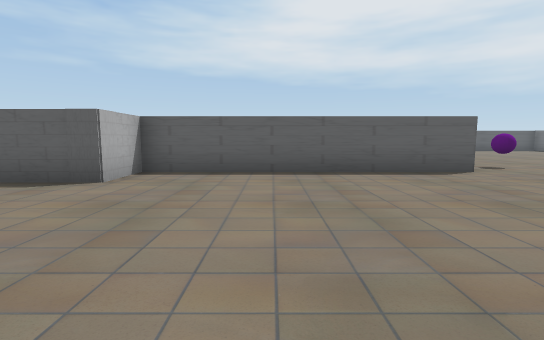
view 1 (above)

18 first-person views from a walk through a 3-D level made in the Unity game engine. The camera is 1.4 m above the floor, tilts 6° down and sees 85° across. The floor is counted in squares, 2 m on a side. Each view is taken from the middle of a square. On the plan, view 1 faces up. The plan holds only what a view shows up to about 10 squares ahead; the rest is blank. The player character is not drawn.

view 2
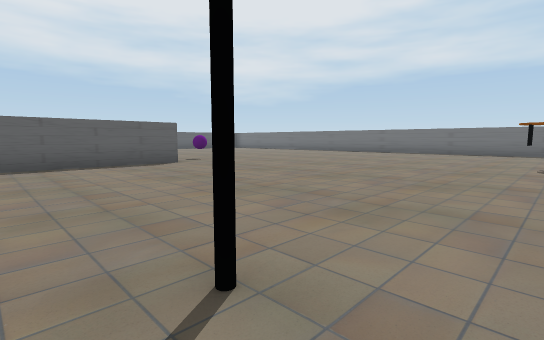

view 3
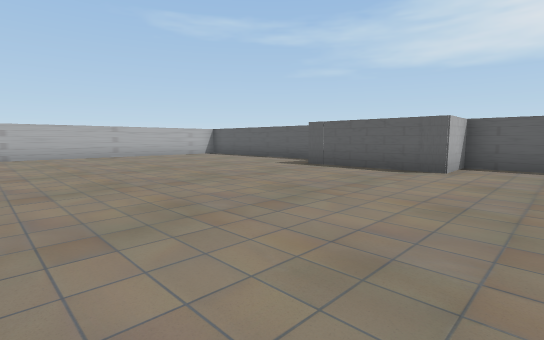

view 4
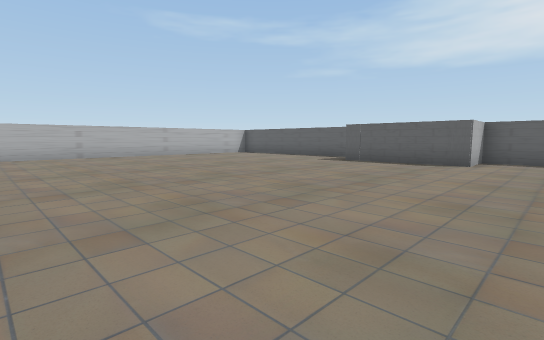

view 5
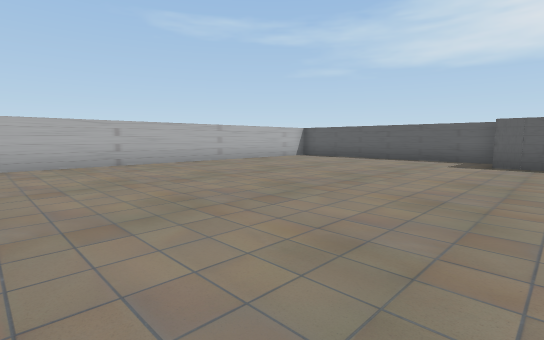

view 6
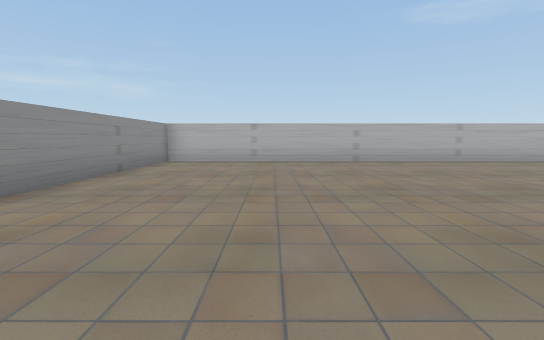

view 7
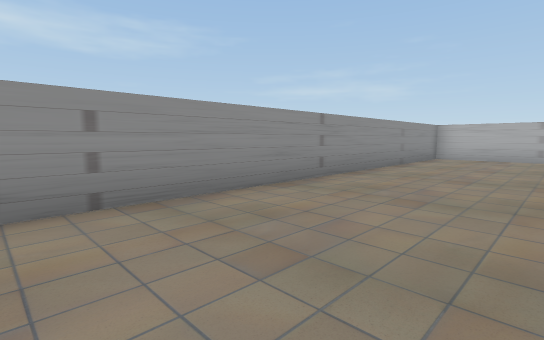

view 8
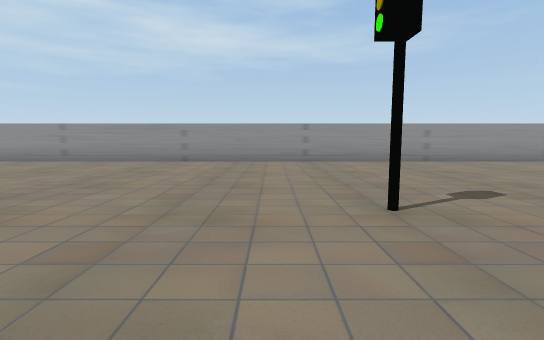

view 9
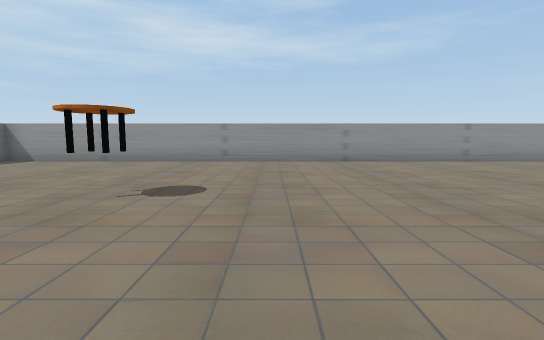

view 10
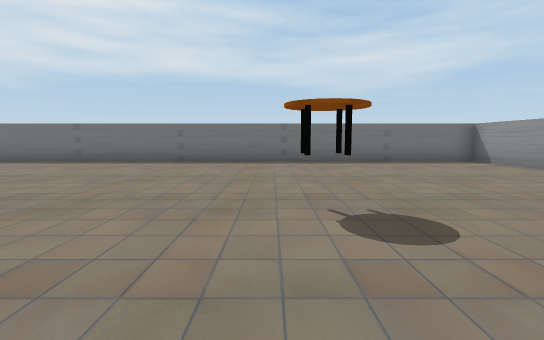

view 11
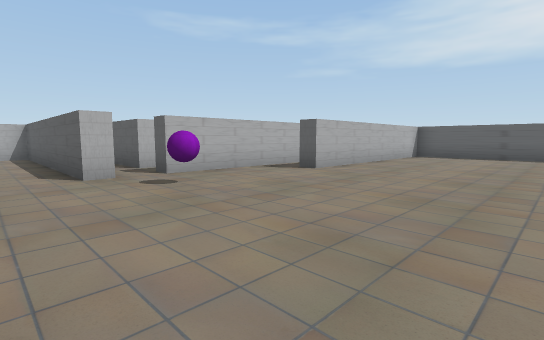

view 12
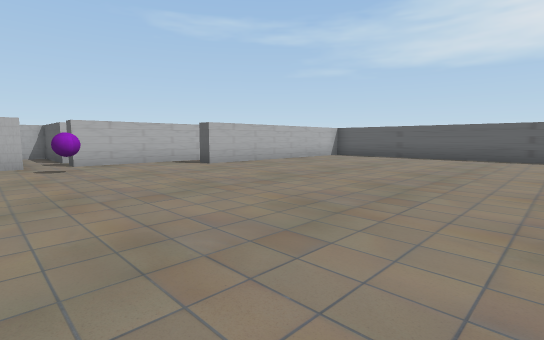

view 13
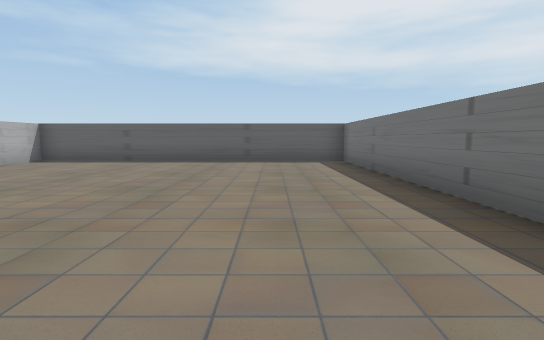

view 14
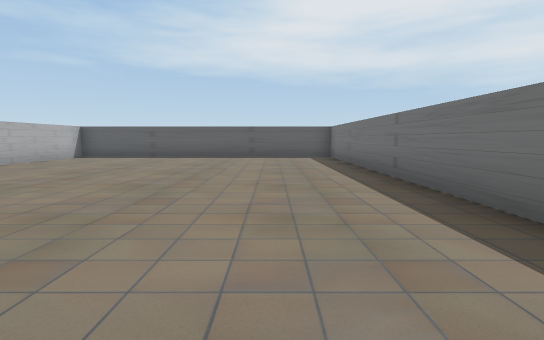

view 15
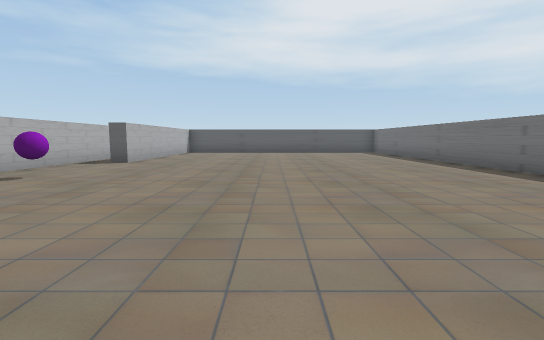

view 16
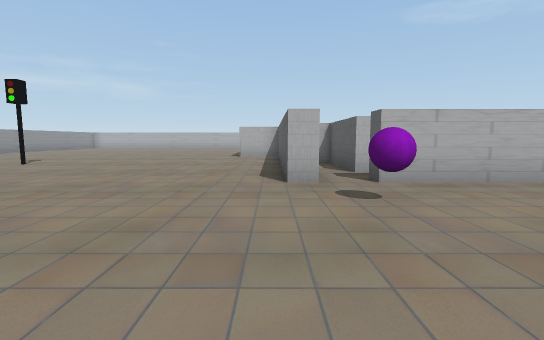

view 17
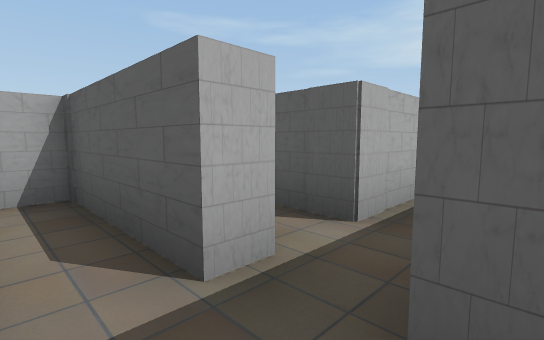

view 18
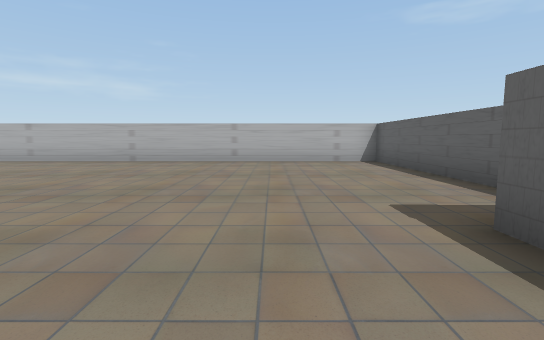

### Floor plan
Points are (right, up) in squares from view 1. A wall is a line through its corners. A room is listed if a view was taken in it or the views show most of it. See-through windows are left out.
Room 1 (views 1, 2, 3, 4, 5, 6, 7, 8, 9, 10, 11, 12, 13, 14, 15, 16, 18)
walls: (4.3, 6.9) (4.3, 6.3) (-2.7, 6.3) (-2.7, 4.7) (-6.4, 4.7); (4.3, 12.1) (4.3, 7.7); (-6.4, 6.3) (-13.3, 6.3) (-13.3, -7.2) (15.3, -7.2) (15.3, 17.3) (5.8, 17.3) (5.8, 10.7) (5.2, 10.7)
ways out: opening at (4, 7) to room 2
objects: other object (6, 7); other object (9, -2)
Room 2 (view 17)
walls: (2.8, 8.4) (2.8, 7.7) (0, 7.7) (0, 7.1); (4.3, 7.7) (3.8, 7.7); (2.8, 10.6) (2.8, 9.2) (1.8, 9.2)
ways out: opening at (4, 7) to room 1

Positions as (right, up) in squares from view 1, and headings:
1: (0, 0), facing up
2: (0, -2), facing up-right
3: (-1, -2), facing up-left
4: (-1, -4), facing up-left
5: (-5, -4), facing up-left
6: (-4, -4), facing left
7: (-2, -4), facing down-left
8: (2, 2), facing down
9: (7, 2), facing down
10: (6, -1), facing right
11: (10, 5), facing up-left
12: (13, 6), facing up-left
13: (13, 8), facing up
14: (13, 6), facing up
15: (10, 2), facing up
16: (9, 6), facing left
17: (4, 7), facing up-left
18: (-4, 3), facing left
